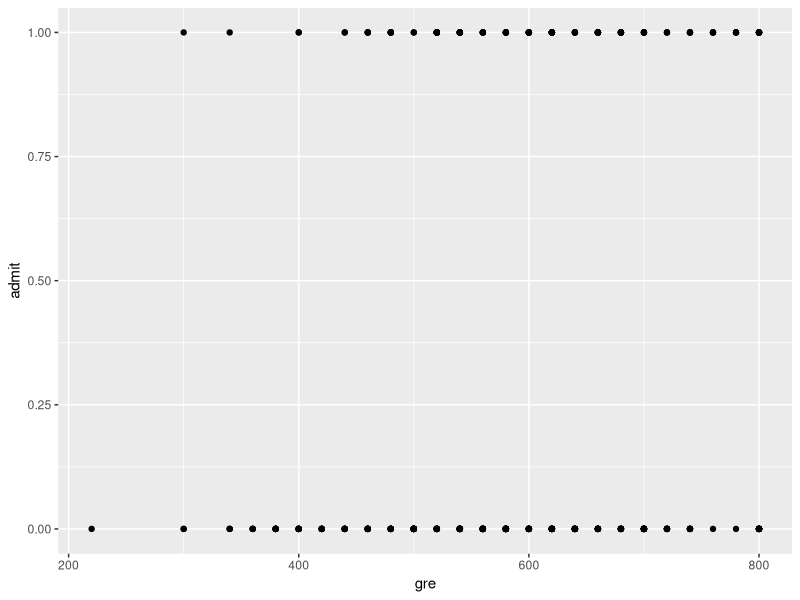
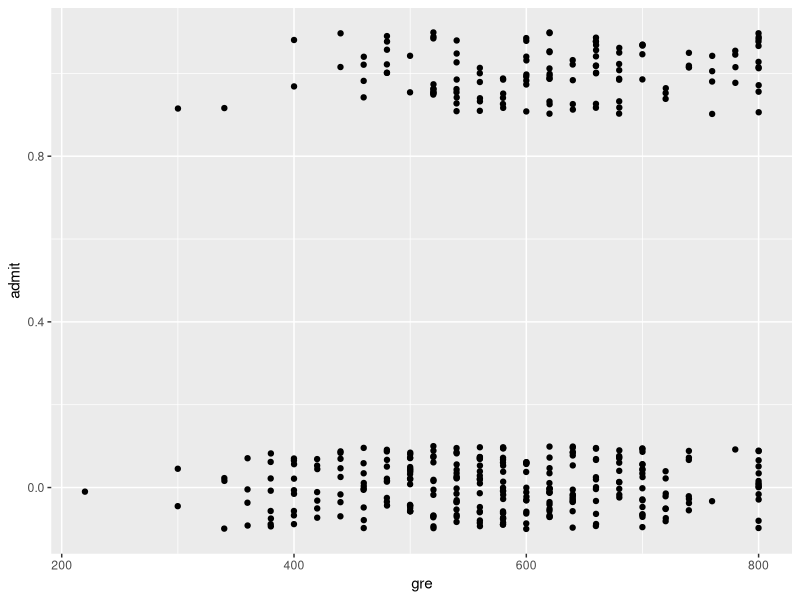
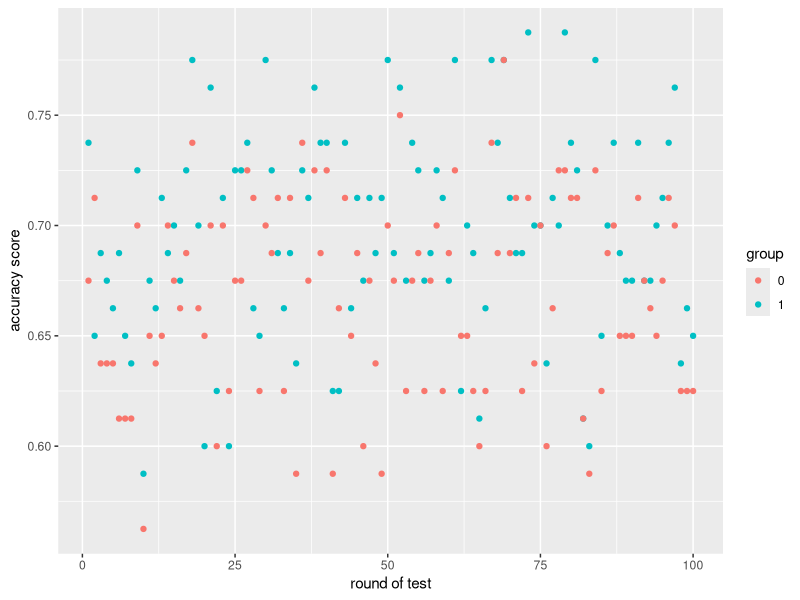

Generate these figures, in order, with R:
setwd("P:\\Spring 2020\\ML\\Classes\\Class 5")
admission <- read.csv("admission.csv", header=T, sep=",")
View(admission)

library(ggplot2)
ggplot(data = admission, aes(x=gre, y= admit)) + geom_point()
ggplot(data = admission, aes(x=gre, y= admit)) + 
  geom_jitter(width = 0.1, height = 0.1)
train <- admission[1:320, 2:5]
test <- admission[321:400, 2:5]
View(test)
View(train)
model <- glm(formula = admit~., family = binomial(link = "logit"), data= train)
summary(model)
result <- predict(model, newdata=test[,2:4], type="response")
result
result <- ifelse(result>0.5,1,0) 
result
accuracy <- mean(result == test$admit)
accuracy

library(caret)

num_iterations <- 100
acc_history <- list(num_iterations)

## single full model training/testing
for (i in 1:num_iterations) {
inTrain = createDataPartition(y=admission$admit, p=0.8, list=FALSE)
X_train = admission[inTrain, ]
X_test = admission[-inTrain, ]
model <- glm(formula = admit~gre+gpa+rank, family = binomial(link = "logit"), data= X_train)
result <- predict(model, newdata=X_test[,3:5], type="response")
result <- ifelse(result>0.5,1,0) 
accuracy <- mean(result == X_test$admit)
acc_history[[i]] <- accuracy
}

sum_acc = 0
for (i in 1:num_iterations) {
sum_acc = sum_acc + acc_history[[i]]
}
ave_acc = sum_acc/num_iterations
print(ave_acc)


#two models training/testing/comparison
num_iterations <- 100
acc_history <- list(num_iterations)
acc_history_gre <- list(num_iterations)

for (i in 1:num_iterations) {
  inTrain = createDataPartition(y=admission$admit, p=0.8, list=FALSE)
  X_train = admission[inTrain, ]
  X_test = admission[-inTrain, ]
  model <- glm(formula = admit~gre+gpa+rank, family = binomial(link = "logit"), data= X_train)
  result <- predict(model, newdata=X_test[,3:5], type="response")
  result <- ifelse(result>0.5,1,0) 
  accuracy <- mean(result == X_test$admit)
  acc_history[[i]] <- accuracy
  model_1 <- glm(formula = admit~gre, family = binomial(link = "logit"), data= X_train)
  result_gre <- predict(model_1, newdata=X_test[,3:5], type="response")
  result_gre <- ifelse(result_gre>0.5,1,0) 
  accuracy_gre <- mean(result_gre == X_test$admit)
  acc_history_gre[[i]] <- accuracy_gre
}

View(X_test)
##print accuracy result lists
#for (i in 1:num_iterations) {
#  print(acc_history[[i]])
#}
#for (i in 1:num_iterations) {
#  print(acc_history_gre[[i]])
#}

##print average accuracy
sum_acc = 0
for (i in 1:num_iterations) {
  sum_acc = sum_acc + acc_history[[i]]
}
ave_acc = sum_acc/num_iterations
print(ave_acc)

sum_acc_1 = 0
for (i in 1:num_iterations) {
  sum_acc_1 = sum_acc_1 + acc_history_gre[[i]]
}
ave_acc_1 = sum_acc_1/num_iterations
print(ave_acc_1)

df1 <- data.frame(matrix(unlist(acc_history), nrow=length(acc_history), byrow=T))
df1$group = 1
df1$i <- seq.int(nrow(df1))
names(df1)[1] <- "accuracy"
df2 <- data.frame(matrix(unlist(acc_history_gre), nrow=length(acc_history_gre), byrow=T))
df2$group = 0
df2$i <- seq.int(nrow(df2))
names(df2)[1] <- "accuracy"
df3 <- rbind(df1, df2)
View(df3)
ggplot(data = df3, aes(x=i, y=accuracy, color=factor(group))) + xlab("round of test") +
 ylab("accuracy score") + geom_point() + labs(color="group")
t.test(accuracy~group, data=df3)
##
